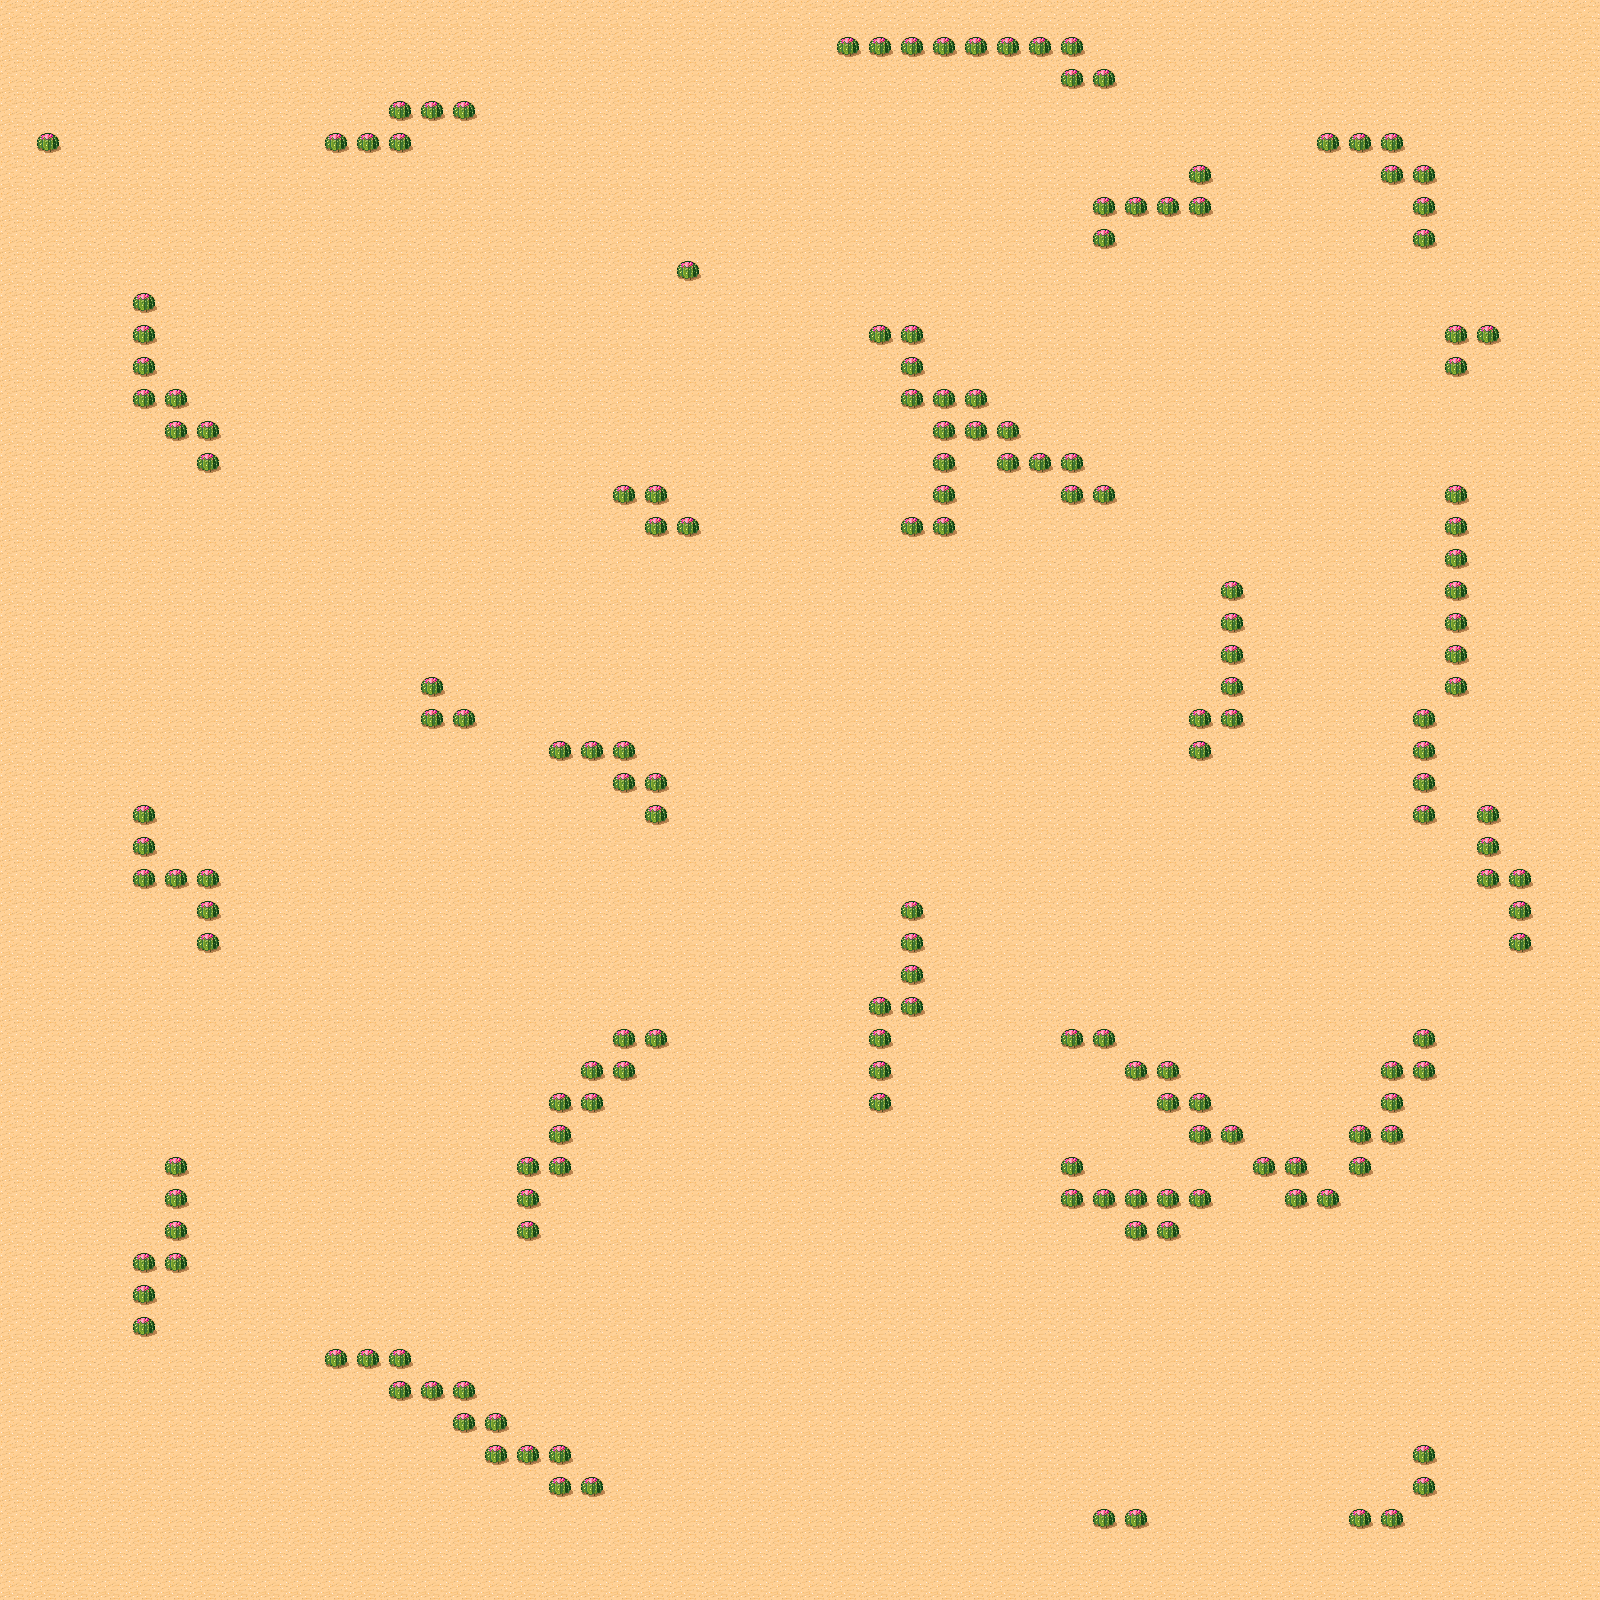

This is a level from a 2D game, rendered from its Tiled map with the project's own tilesets. A one-line summary and the map file follow, with tile-layer data summarised:
An orthogonal 50x50 tile map with 32x32 px tiles, 1 tile layer (Tile Layer 1).

<map version="1.0" orientation="orthogonal" renderorder="right-down" width="50" height="50" tilewidth="32" tileheight="32" nextobjectid="1">
 <tileset firstgid="1" name="tmw_desert_spacing" tilewidth="32" tileheight="32" spacing="1" margin="1">
  <image source="tmw_desert_spacing.png" width="265" height="199" />
 </tileset>
 <layer name="Tile Layer 1" width="50" height="50">
  <data>[2500 cells, 2500 non-empty, 2 distinct tile ids]</data>
 </layer>
</map>
